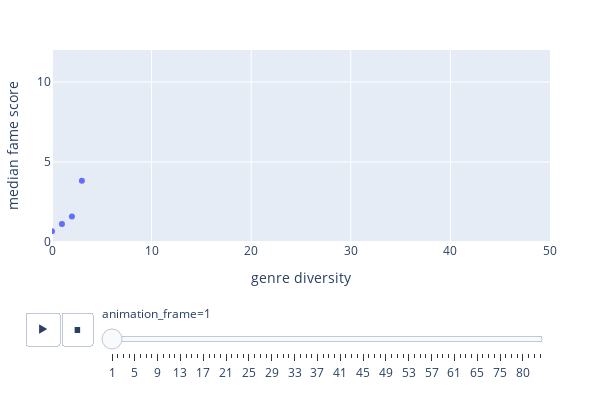

Here is the notebook cell this chart was saved with:
### Code cell
fig = px.scatter(x=actor_mean_n['genre_diversity'], 
                 y=actor_mean_n['fameScore']['median'], 
                 animation_frame=actor_mean_n['movie_diversity'],
                 range_x=[0,50], range_y=[0,12],
                 #  error_y=mean_fame_diversity['fameScore']['std'],
                 labels={'y': 'Mean Value'})


# Reshape the figure by updating layout parameters
fig.update_layout(
    width=600,  # Set the width of the figure
    height=400,  # Set the height of the figure
    title='',  # Update the title
    xaxis_title='genre diversity',  # Update the X-axis label
    yaxis_title='median fame score',  # Update the Y-axis label
    margin=dict(l=50, r=50, b=50, t=50),  # Adjust margins if needed
)

fig.show()

### Figure 1 — Plotly figure (JSON) as saved in the notebook; plotly's stock layout.template omitted (floating-point values rounded to 4 significant figures)
{"data": [{"hovertemplate": "animation_frame=1<br>x=%{x}<br>Mean Value=%{y}<extra></extra>", "legendgroup": "", "marker": {"color": "#636efa", "symbol": "circle"}, "mode": "markers", "name": "", "orientation": "v", "showlegend": false, "type": "scatter", "x": [0, 1, 2, 3], "xaxis": "x", "y": [0.6756, 1.121, 1.601, 3.824], "yaxis": "y"}], "layout": {"height": 400, "legend": {"tracegroupgap": 0}, "margin": {"b": 50, "l": 50, "r": 50, "t": 50}, "sliders": [{"active": 0, "currentvalue": {"prefix": "animation_frame="}, "len": 0.9, "pad": {"b": 10, "t": 60}, "steps": [{"args": [["1"], {"frame": {"duration": 0, "redraw": false}, "fromcurrent": true, "mode": "immediate", "transition": {"duration": 0, "easing": "linear"}}], "label": "1", "method": "animate"}, {"args": [["2"], {"frame": {"duration": 0, "redraw": false}, "fromcurrent": true, "mode": "immediate", "transition": {"duration": 0, "easing": "linear"}}], "label": "2", "method": "animate"}, {"args": [["3"], {"frame": {"duration": 0, "redraw": false}, "fromcurrent": true, "mode": "immediate", "transition": {"duration": 0, "easing": "linear"}}], "label": "3", "method": "animate"}, {"args": [["4"], {"frame": {"duration": 0, "redraw": false}, "fromcurrent": true, "mode": "immediate", "transition": {"duration": 0, "easing": "linear"}}], "label": "4", "method": "animate"}, {"args": [["5"], {"frame": {"duration": 0, "redraw": false}, "fromcurrent": true, "mode": "immediate", "transition": {"duration": 0, "easing": "linear"}}], "label": "5", "method": "animate"}, {"args": [["6"], {"frame": {"duration": 0, "redraw": false}, "fromcurrent": true, "mode": "immediate", "transition": {"duration": 0, "easing": "linear"}}], "label": "6", "method": "animate"}, {"args": [["7"], {"frame": {"duration": 0, "redraw": false}, "fromcurrent": true, "mode": "immediate", "transition": {"duration": 0, "easing": "linear"}}], "label": "7", "method": "animate"}, {"args": [["8"], {"frame": {"duration": 0, "redraw": false}, "fromcurrent": true, "mode": "immediate", "transition": {"duration": 0, "easing": "linear"}}], "label": "8", "method": "animate"}, {"args": [["9"], {"frame": {"duration": 0, "redraw": false}, "fromcurrent": true, "mode": "immediate", "transition": {"duration": 0, "easing": "linear"}}], "label": "9", "method": "animate"}, {"args": [["10"], {"frame": {"duration": 0, "redraw": false}, "fromcurrent": true, "mode": "immediate", "transition": {"duration": 0, "easing": "linear"}}], "label": "10", "method": "animate"}, {"args": [["11"], {"frame": {"duration": 0, "redraw": false}, "fromcurrent": true, "mode": "immediate", "transition": {"duration": 0, "easing": "linear"}}], "label": "11", "method": "animate"}, {"args": [["12"], {"frame": {"duration": 0, "redraw": false}, "fromcurrent": true, "mode": "immediate", "transition": {"duration": 0, "easing": "linear"}}], "label": "12", "method": "animate"}, {"args": [["13"], {"frame": {"duration": 0, "redraw": false}, "fromcurrent": true, "mode": "immediate", "transition": {"duration": 0, "easing": "linear"}}], "label": "13", "method": "animate"}, {"args": [["14"], {"frame": {"duration": 0, "redraw": false}, "fromcurrent": true, "mode": "immediate", "transition": {"duration": 0, "easing": "linear"}}], "label": "14", "method": "animate"}, {"args": [["15"], {"frame": {"duration": 0, "redraw": false}, "fromcurrent": true, "mode": "immediate", "transition": {"duration": 0, "easing": "linear"}}], "label": "15", "method": "animate"}, {"args": [["16"], {"frame": {"duration": 0, "redraw": false}, "fromcurrent": true, "mode": "immediate", "transition": {"duration": 0, "easing": "linear"}}], "label": "16", "method": "animate"}, {"args": [["17"], {"frame": {"duration": 0, "redraw": false}, "fromcurrent": true, "mode": "immediate", "transition": {"duration": 0, "easing": "linear"}}], "label": "17", "method": "animate"}, {"args": [["18"], {"frame": {"duration": 0, "redraw": false}, "fromcurrent": true, "mode": "immediate", "transition": {"duration": 0, "easing": "linear"}}], "label": "18", "method": "animate"}, {"args": [["19"], {"frame": {"duration": 0, "redraw": false}, "fromcurrent": true, "mode": "immediate", "transition": {"duration": 0, "easing": "linear"}}], "label": "19", "method": "animate"}, {"args": [["20"], {"frame": {"duration": 0, "redraw": false}, "fromcurrent": true, "mode": "immediate", "transition": {"duration": 0, "easing": "linear"}}], "label": "20", "method": "animate"}, {"args": [["21"], {"frame": {"duration": 0, "redraw": false}, "fromcurrent": true, "mode": "immediate", "transition": {"duration": 0, "easing": "linear"}}], "label": "21", "method": "animate"}, {"args": [["22"], {"frame": {"duration": 0, "redraw": false}, "fromcurrent": true, "mode": "immediate", "transition": {"duration": 0, "easing": "linear"}}], "label": "22", "method": "animate"}, {"args": [["23"], {"frame": {"duration": 0, "redraw": false}, "fromcurrent": true, "mode": "immediate", "transition": {"duration": 0, "easing": "linear"}}], "label": "23", "method": "animate"}, {"args": [["24"], {"frame": {"duration": 0, "redraw": false}, "fromcurrent": true, "mode": "immediate", "transition": {"duration": 0, "easing": "linear"}}], "label": "24", "method": "animate"}, {"args": [["25"], {"frame": {"duration": 0, "redraw": false}, "fromcurrent": true, "mode": "immediate", "transition": {"duration": 0, "easing": "linear"}}], "label": "25", "method": "animate"}, {"args": [["26"], {"frame": {"duration": 0, "redraw": false}, "fromcurrent": true, "mode": "immediate", "transition": {"duration": 0, "easing": "linear"}}], "label": "26", "method": "animate"}, {"args": [["27"], {"frame": {"duration": 0, "redraw": false}, "fromcurrent": true, "mode": "immediate", "transition": {"duration": 0, "easing": "linear"}}], "label": "27", "method": "animate"}, {"args": [["28"], {"frame": {"duration": 0, "redraw": false}, "fromcurrent": true, "mode": "immediate", "transition": {"duration": 0, "easing": "linear"}}], "label": "28", "method": "animate"}, {"args": [["29"], {"frame": {"duration": 0, "redraw": false}, "fromcurrent": true, "mode": "immediate", "transition": {"duration": 0, "easing": "linear"}}], "label": "29", "method": "animate"}, {"args": [["30"], {"frame": {"duration": 0, "redraw": false}, "fromcurrent": true, "mode": "immediate", "transition": {"duration": 0, "easing": "linear"}}], "label": "30", "method": "animate"}, {"args": [["31"], {"frame": {"duration": 0, "redraw": false}, "fromcurrent": true, "mode": "immediate", "transition": {"duration": 0, "easing": "linear"}}], "label": "31", "method": "animate"}, {"args": [["32"], {"frame": {"duration": 0, "redraw": false}, "fromcurrent": true, "mode": "immediate", "transition": {"duration": 0, "easing": "linear"}}], "label": "32", "method": "animate"}, {"args": [["33"], {"frame": {"duration": 0, "redraw": false}, "fromcurrent": true, "mode": "immediate", "transition": {"duration": 0, "easing": "linear"}}], "label": "33", "method": "animate"}, {"args": [["34"], {"frame": {"duration": 0, "redraw": false}, "fromcurrent": true, "mode": "immediate", "transition": {"duration": 0, "easing": "linear"}}], "label": "34", "method": "animate"}, {"args": [["35"], {"frame": {"duration": 0, "redraw": false}, "fromcurrent": true, "mode": "immediate", "transition": {"duration": 0, "easing": "linear"}}], "label": "35", "method": "animate"}, {"args": [["36"], {"frame": {"duration": 0, "redraw": false}, "fromcurrent": true, "mode": "immediate", "transition": {"duration": 0, "easing": "linear"}}], "label": "36", "method": "animate"}, {"args": [["37"], {"frame": {"duration": 0, "redraw": false}, "fromcurrent": true, "mode": "immediate", "transition": {"duration": 0, "easing": "linear"}}], "label": "37", "method": "animate"}, {"args": [["38"], {"frame": {"duration": 0, "redraw": false}, "fromcurrent": true, "mode": "immediate", "transition": {"duration": 0, "easing": "linear"}}], "label": "38", "method": "animate"}, {"args": [["39"], {"frame": {"duration": 0, "redraw": false}, "fromcurrent": true, "mode": "immediate", "transition": {"duration": 0, "easing": "linear"}}], "label": "39", "method": "animate"}, {"args": [["40"], {"frame": {"duration": 0, "redraw": false}, "fromcurrent": true, "mode": "immediate", "transition": {"duration": 0, "easing": "linear"}}], "label": "40", "method": "animate"}, {"args": [["41"], {"frame": {"duration": 0, "redraw": false}, "fromcurrent": true, "mode": "immediate", "transition": {"duration": 0, "easing": "linear"}}], "label": "41", "method": "animate"}, {"args": [["42"], {"frame": {"duration": 0, "redraw": false}, "fromcurrent": true, "mode": "immediate", "transition": {"duration": 0, "easing": "linear"}}], "label": "42", "method": "animate"}, {"args": [["43"], {"frame": {"duration": 0, "redraw": false}, "fromcurrent": true, "mode": "immediate", "transition": {"duration": 0, "easing": "linear"}}], "label": "43", "method": "animate"}, {"args": [["44"], {"frame": {"duration": 0, "redraw": false}, "fromcurrent": true, "mode": "immediate", "transition": {"duration": 0, "easing": "linear"}}], "label": "44", "method": "animate"}, {"args": [["45"], {"frame": {"duration": 0, "redraw": false}, "fromcurrent": true, "mode": "immediate", "transition": {"duration": 0, "easing": "linear"}}], "label": "45", "method": "animate"}, {"args": [["46"], {"frame": {"duration": 0, "redraw": false}, "fromcurrent": true, "mode": "immediate", "transition": {"duration": 0, "easing": "linear"}}], "label": "46", "method": "animate"}, {"args": [["47"], {"frame": {"duration": 0, "redraw": false}, "fromcurrent": true, "mode": "immediate", "transition": {"duration": 0, "easing": "linear"}}], "label": "47", "method": "animate"}, {"args": [["48"], {"frame": {"duration": 0, "redraw": false}, "fromcurrent": true, "mode": "immediate", "transition": {"duration": 0, "easing": "linear"}}], "label": "48", "method": "animate"}, {"args": [["49"], {"frame": {"duration": 0, "redraw": false}, "fromcurrent": true, "mode": "immediate", "transition": {"duration": 0, "easing": "linear"}}], "label": "49", "method": "animate"}, {"args": [["50"], {"frame": {"duration": 0, "redraw": false}, "fromcurrent": true, "mode": "immediate", "transition": {"duration": 0, "easing": "linear"}}], "label": "50", "method": "animate"}, {"args": [["51"], {"frame": {"duration": 0, "redraw": false}, "fromcurrent": true, "mode": "immediate", "transition": {"duration": 0, "easing": "linear"}}], "label": "51", "method": "animate"}, {"args": [["52"], {"frame": {"duration": 0, "redraw": false}, "fromcurrent": true, "mode": "immediate", "transition": {"duration": 0, "easing": "linear"}}], "label": "52", "method": "animate"}, {"args": [["53"], {"frame": {"duration": 0, "redraw": false}, "fromcurrent": true, "mode": "immediate", "transition": {"duration": 0, "easing": "linear"}}], "label": "53", "method": "animate"}, {"args": [["54"], {"frame": {"duration": 0, "redraw": false}, "fromcurrent": true, "mode": "immediate", "transition": {"duration": 0, "easing": "linear"}}], "label": "54", "method": "animate"}, {"args": [["55"], {"frame": {"duration": 0, "redraw": false}, "fromcurrent": true, "mode": "immediate", "transition": {"duration": 0, "easing": "linear"}}], "label": "55", "method": "animate"}, {"args": [["56"], {"frame": {"duration": 0, "redraw": false}, "fromcurrent": true, "mode": "immediate", "transition": {"duration": 0, "easing": "linear"}}], "label": "56", "method": "animate"}, {"args": [["57"], {"frame": {"duration": 0, "redraw": false}, "fromcurrent": true, "mode": "immediate", "transition": {"duration": 0, "easing": "linear"}}], "label": "57", "method": "animate"}, {"args": [["58"], {"frame": {"duration": 0, "redraw": false}, "fromcurrent": true, "mode": "immediate", "transition": {"duration": 0, "easing": "linear"}}], "label": "58", "method": "animate"}, {"args": [["59"], {"frame": {"duration": 0, "redraw": false}, "fromcurrent": true, "mode": "immediate", "transition": {"duration": 0, "easing": "linear"}}], "label": "59", "method": "animate"}, {"args": [["60"], {"frame": {"duration": 0, "redraw": false}, "fromcurrent": true, "mode": "immediate", "transition": {"duration": 0, "easing": "linear"}}], "label": "60", "method": "animate"}, {"args": [["61"], {"frame": {"duration": 0, "redraw": false}, "fromcurrent": true, "mode": "immediate", "transition": {"duration": 0, "easing": "linear"}}], "label": "61", "method": "animate"}, {"args": [["62"], {"frame": {"duration": 0, "redraw": false}, "fromcurrent": true, "mode": "immediate", "transition": {"duration": 0, "easing": "linear"}}], "label": "62", "method": "animate"}, {"args": [["63"], {"frame": {"duration": 0, "redraw": false}, "fromcurrent": true, "mode": "immediate", "transition": {"duration": 0, "easing": "linear"}}], "label": "63", "method": "animate"}, {"args": [["64"], {"frame": {"duration": 0, "redraw": false}, "fromcurrent": true, "mode": "immediate", "transition": {"duration": 0, "easing": "linear"}}], "label": "64", "method": "animate"}, {"args": [["65"], {"frame": {"duration": 0, "redraw": false}, "fromcurrent": true, "mode": "immediate", "transition": {"duration": 0, "easing": "linear"}}], "label": "65", "method": "animate"}, {"args": [["67"], {"frame": {"duration": 0, "redraw": false}, "fromcurrent": true, "mode": "immediate", "transition": {"duration": 0, "easing": "linear"}}], "label": "67", "method": "animate"}, {"args": [["68"], {"frame": {"duration": 0, "redraw": false}, "fromcurrent": true, "mode": "immediate", "transition": {"duration": 0, "easing": "linear"}}], "label": "68", "method": "animate"}, {"args": [["69"], {"frame": {"duration": 0, "redraw": false}, "fromcurrent": true, "mode": "immediate", "transition": {"duration": 0, "easing": "linear"}}], "label": "69", "method": "animate"}, {"args": [["75"], {"frame": {"duration": 0, "redraw": false}, "fromcurrent": true, "mode": "immediate", "transition": {"duration": 0, "easing": "linear"}}], "label": "75", "method": "animate"}, {"args": [["77"], {"frame": {"duration": 0, "redraw": false}, "fromcurrent": true, "mode": "immediate", "transition": {"duration": 0, "easing": "linear"}}], "label": "77", "method": "animate"}, {"args": [["78"], {"frame": {"duration": 0, "redraw": false}, "fromcurrent": true, "mode": "immediate", "transition": {"duration": 0, "easing": "linear"}}], "label": "78", "method": "animate"}, {"args": [["79"], {"frame": {"duration": 0, "redraw": false}, "fromcurrent": true, "mode": "immediate", "transition": {"duration": 0, "easing": "linear"}}], "label": "79", "method": "animate"}, {"args": [["80"], {"frame": {"duration": 0, "redraw": false}, "fromcurrent": true, "mode": "immediate", "transition": {"duration": 0, "easing": "linear"}}], "label": "80", "method": "animate"}, {"args": [["81"], {"frame": {"duration": 0, "redraw": false}, "fromcurrent": true, "mode": "immediate", "transition": {"duration": 0, "easing": "linear"}}], "label": "81", "method": "animate"}, {"args": [["82"], {"frame": {"duration": 0, "redraw": false}, "fromcurrent": true, "mode": "immediate", "transition": {"duration": 0, "easing": "linear"}}], "label": "82", "method": "animate"}, {"args": [["83"], {"frame": {"duration": 0, "redraw": false}, "fromcurrent": true, "mode": "immediate", "transition": {"duration": 0, "easing": "linear"}}], "label": "83", "method": "animate"}], "x": 0.1, "xanchor": "left", "y": 0, "yanchor": "top"}], "title": {"text": ""}, "updatemenus": [{"buttons": [{"args": [null, {"frame": {"duration": 500, "redraw": false}, "fromcurrent": true, "mode": "immediate", "transition": {"duration": 500, "easing": "linear"}}], "label": "&#9654;", "method": "animate"}, {"args": [[null], {"frame": {"duration": 0, "redraw": false}, "fromcurrent": true, "mode": "immediate", "transition": {"duration": 0, "easing": "linear"}}], "label": "&#9724;", "method": "animate"}], "direction": "left", "pad": {"r": 10, "t": 70}, "showactive": false, "type": "buttons", "x": 0.1, "xanchor": "right", "y": 0, "yanchor": "top"}], "width": 600, "xaxis": {"anchor": "y", "domain": [0, 1], "range": [0, 50], "title": {"text": "genre diversity"}}, "yaxis": {"anchor": "x", "domain": [0, 1], "range": [0, 12], "title": {"text": "median fame score"}}}}
